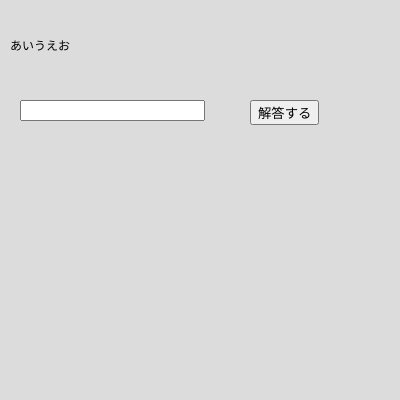
Frame 1 (no input)
Frame 60 (no input): identical to frame 1, image omitted
Frame 120 (the mouse pressed at the canvas centre since frame 60): identical to frame 1, image omitted

The p5.js sketch that drew this single still picture (run headless with seeded random() and noise() and a simulated clock; from frame 60 on, the mouse is pressed at the canvas centre):

// p5.js sketch
// ── sketch.js
var nakami;
var botan;
var ques=['あいうえお','かきく'];
function setup(){
  createCanvas(400,400);
  nakami=createInput();
  nakami.position(20,100);
  botan=createButton("解答する");
  botan.position(250,100);
  


  }

  function draw(){
    background(220);
    text(ques[0],10,50);
    }
